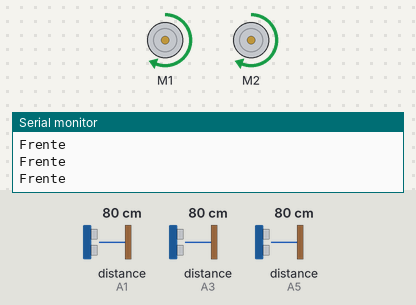
Bench run of a sketch on a simulated Arduino Uno, built with avr-gcc and run on an emulated ATmega328P. Shown: 2 × DC motor (green arrow = forward, orange = backward, longer = faster), the last lines printed to the serial monitor. Wiring (inferred from the names in the program): 3 × ultrasonic range finder: trigger A0, echo A1 / trigger A2, echo A3 / trigger A4, echo A5. Inputs (shaded band) come from the test bench; at power-on: distance to the obstacle (sensors on A1, A3, A5) 80 cm. The echo pulse lasts 58.3 µs per cm.

Above: at 1.2 s.
1.3 s: distance to the obstacle (sensor on A1) set to 11 cm
4.3 s: distance to the obstacle (sensor on A1) set to 8 cm
At 5.1 s:
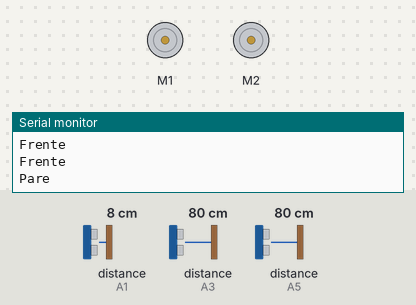
7.3 s: distance to the obstacle (sensor on A3) set to 2 cm
10.3 s: distance to the obstacle (sensor on A3) set to 120 cm
13.3 s: distance to the obstacle (sensor on A3) set to 4 cm
Timing chart, 0 to 17.3 s (numbered marks = the images above; inputs shaded):
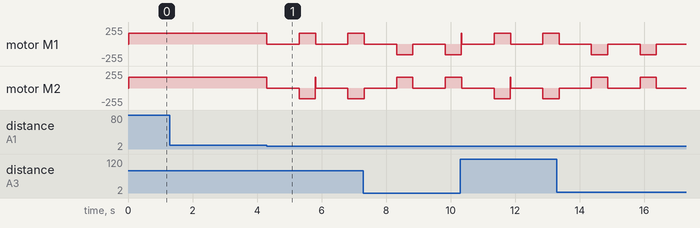

The sketch:

veiculo_desviaObstaculo.ino
```cpp
#include <AFMotor.h>

//sensor frente
#define trigF A0
#define echoF A1

//sensor direita
#define trigD A2
#define echoD A3

//sensor esquerda
#define trigE A4
#define echoE A5

#define Speed 160 //velocidade dos motores

AF_DCMotor m1(1);//esquerda
AF_DCMotor m2(2);//direita

void setup() {
  Serial.begin(9600);
  pinMode (trigF, OUTPUT);
  pinMode (trigD, OUTPUT);
  pinMode (trigE, OUTPUT);
  pinMode (echoF, INPUT);
  pinMode (echoE, INPUT);
  pinMode (echoD, INPUT);

  m1.setSpeed(Speed);
  m2.setSpeed(Speed);
}

void loop() {
  int sensorD = sensor1();
  int sensorF = sensor2();
  int sensorE = sensor3();

  if (8 >= sensorF){
    parar();
    Serial.println("Pare");
    delay(1000);
    if (sensorE > sensorD){
      esquerda();
      Serial.println("Esquerda");
      delay(500);
    }else{
      direita();
      Serial.println("Direita");
      delay(500);
    }
  }
Serial.println("Frente");
frente();
}

//metodos que usamos no loop:
//pergar os valores dos sensores
//sensor1 -> sensor direito
int sensor1(){
 digitalWrite(trigD, LOW);
 delayMicroseconds(4);
 digitalWrite(trigD, HIGH);
 delayMicroseconds(10);
 digitalWrite(trigD, LOW);

 long t = pulseIn(echoD, HIGH);
 int cm = t / 29 / 2;
 return cm;
}

//sensor2 -> sensor frente
int sensor2(){
 digitalWrite(trigF, LOW);
 delayMicroseconds(4);
 digitalWrite(trigF, HIGH);
 delayMicroseconds(10);
 digitalWrite(trigF, LOW);

 long t = pulseIn(echoF, HIGH);
 int cm = t / 29 / 2;
 return cm;
}

//sensor3 -> sensor esquerda
int sensor3(){
 digitalWrite(trigE, LOW);
 delayMicroseconds(4);
 digitalWrite(trigE, HIGH);
 delayMicroseconds(10);
 digitalWrite(trigE, LOW);

 long t = pulseIn(echoE, HIGH);
 int cm = t / 29 / 2;
 return cm;
}

void frente(){
  m1.run(FORWARD);
  m2.run(FORWARD);
}

void esquerda(){
  m1.run(BACKWARD);
  m2.run(FORWARD);
}

void direita(){
  m1.run(FORWARD);
  m2.run(BACKWARD);
}

void parar(){
  m1.run(RELEASE);
  m2.run(RELEASE);
}
```

Measured:
- the behaviour switches between 10 and 9 cm on distance to the obstacle (sensor on A1) (found by bisection; images 0 and 1)
- after the input at 4.3 s, motor M1: alternates forward 160/255 for 0.51 s and stopped for 1.0 s, starting at once; motor M2: alternates backward 160/255 for 0.50 s and stopped for 1.0 s, starting at once
